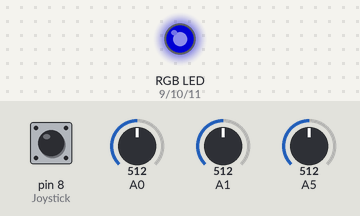
Bench run of a sketch on a simulated Arduino Uno, built with avr-gcc and run on an emulated ATmega328P. Shown: an RGB LED mixed from three pins (HIGH = lit). Inputs (shaded band) come from the test bench; at power-on: A0 = 512, A5 = 512, A1 = 512, pin 8 (Joystick) HIGH. Dim RGB values are drawn brighter than linear.

Above: at 1.2 s.
1.3 s: A0 set to 891
2.8 s: A0 set to 907
At 5.62 s:
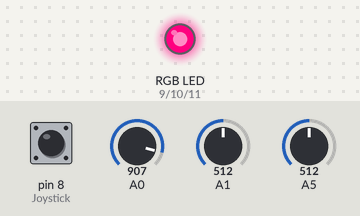
5.8 s: A5 set to 716
At 6.1 s:
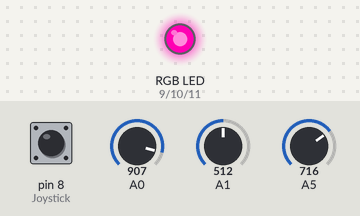
7.3 s: A1 set to 881
8.8 s: A1 set to 916
At 11.61 s:
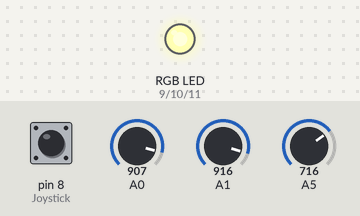
11.8 s: A5 set to 900
At 13.0 s:
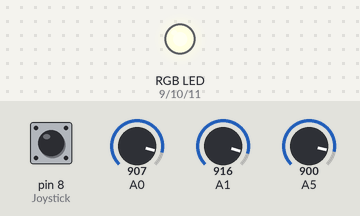
Timing chart, 0 to 14.3 s (numbered marks = the images above; inputs shaded):
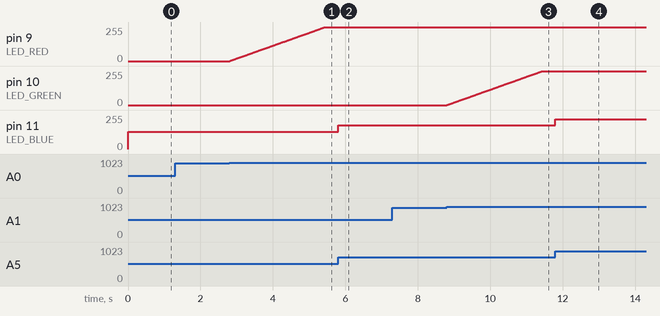

The sketch:

sketch_jul08a.ino
```cpp
int blue = 0;
int green = 0;
int red = 0;

void setup() {
  // put your setup code here, to run once:
  Serial.begin(9600);
  pinMode(8, INPUT_PULLUP);//Joystick
  pinMode(9, OUTPUT);//LED RED
  pinMode(10, OUTPUT);//LED GREEN
  pinMode(11, OUTPUT);//LED BLUE
}

void loop() {
  // put your main code here, to run repeatedly:
  int x = analogRead(A0);//Joystick X
  int y = analogRead(A1);//Joystick Y
  int z = digitalRead(8);//Joystick Z
  if(x >= 900) red = red + 1;
  if(x <= 200) red = red - 1;
  if(y >= 900) green = green + 1;
  if(y <= 200) green = green - 1;
  blue = analogRead(A5) / 4;

  if(red >= 256) red = 255;
  if(green >= 256) green = 255;
  if(red < 0) red = 0;
  if(green < 0) green = 0;

  analogWrite(9, red);
  analogWrite(10, green);
  analogWrite(11, blue);
  /*
  Serial.println(x);
  Serial.println(y);
  Serial.println(z);
  Serial.println("");
  */
  delay(10);
}
```

Measured:
- the behaviour switches between 899 and 900 on A0 (found by bisection; images 0 and 1)
- the behaviour switches between 899 and 900 on A1 (found by bisection; images 2 and 3)
- after the input at 1.3 s, every drawn part: stays the same
- after the input at 2.8 s, pin 9 (LED_RED): moves from 0/255 to 255/255 over 2.6 s, starting at once
- after the input at 5.8 s, pin 11 (LED_BLUE): 128/255 → 179/255 at once
- after the input at 7.3 s, every drawn part: stays the same
- after the input at 8.8 s, pin 10 (LED_GREEN): moves from 0/255 to 255/255 over 2.6 s, starting at once
- after the input at 11.8 s, pin 11 (LED_BLUE): 179/255 → 225/255 at once
